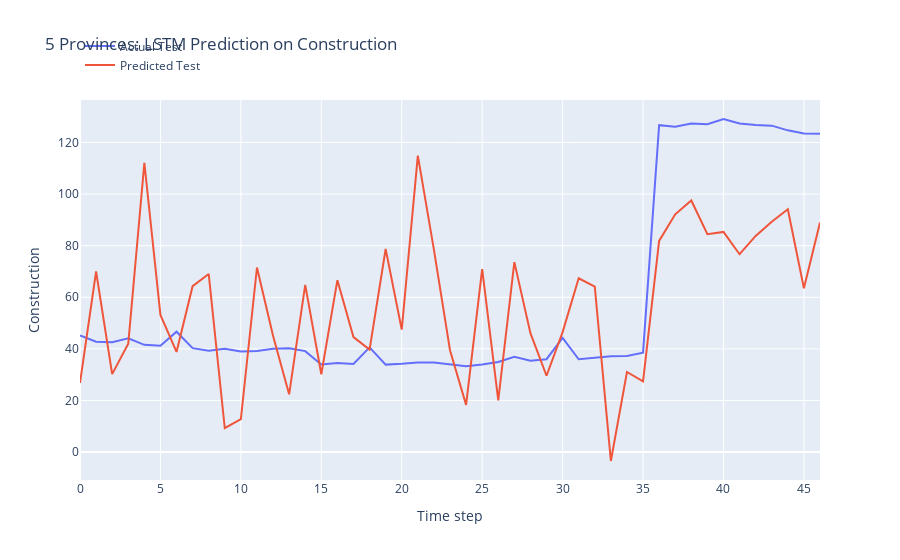

This figure's notebook cell:
### Code cell
# invert predictions
test_predict = scaler_4.inverse_transform(test_predict)
print('test_predict:', test_predict.shape)

# invert y_test 
y_test_scaled_inversed = scaler_4.inverse_transform(y_test_scaled)
print('y_test_scaled_inversed:', y_test_scaled_inversed.shape)

print('Test Mean Absolute Error:', mean_absolute_error(y_test, test_predict))
print('Test Root Mean Squared Error:',np.sqrt(mean_squared_error(y_test, test_predict)))

# Calculate R-squared using sklearn's r2_score function
r2 = r2_score(y_test, test_predict)
print("Test R-squared:", r2)

# plot the actual and predicted values for test data
trace1 = go.Scatter(x=np.arange(len(y_test)), y=y_test.flatten(), mode='lines', name='Actual Test')
trace2 = go.Scatter(x=np.arange(len(test_predict)), y=test_predict.flatten(), mode='lines', name='Predicted Test')

# Create layout
layout = go.Layout(
    title='5 Provinces: LSTM Prediction on Construction',
    xaxis=dict(title='Time step'),
    yaxis=dict(title='Construction'),
    legend=dict(x=0, y=1.18)
)

# Create figure
fig = go.Figure(data=[trace1, trace2], layout=layout)

# Show plot
fig.show()

### Figure 1 — Plotly figure (JSON) as saved in the notebook; plotly's stock layout.template omitted (floating-point values rounded to 4 significant figures)
{"data": [{"mode": "lines", "name": "Actual Test", "type": "scatter", "x": [0, 1, 2, 3, 4, 5, 6, 7, 8, 9, 10, 11, 12, 13, 14, 15, 16, 17, 18, 19, 20, 21, 22, 23, 24, 25, 26, 27, 28, 29, 30, 31, 32, 33, 34, 35, 36, 37, 38, 39, 40, 41, 42, 43, 44, 45, 46], "y": [45.21, 42.78, 42.55, 44.08, 41.55, 41.2, 46.64, 40.27, 39.24, 40.03, 38.96, 39.17, 40.02, 40.24, 39.12, 33.98, 34.53, 34.11, 40.57, 33.89, 34.2, 34.67, 34.7, 33.91, 33.27, 33.91, 34.9, 36.94, 35.36, 36.0, 44.29, 35.97, 36.66, 37.17, 37.23, 38.54, 126.7, 126.1, 127.4, 127.1, 129.1, 127.4, 126.8, 126.5, 124.7, 123.5, 123.4]}, {"mode": "lines", "name": "Predicted Test", "type": "scatter", "x": [0, 1, 2, 3, 4, 5, 6, 7, 8, 9, 10, 11, 12, 13, 14, 15, 16, 17, 18, 19, 20, 21, 22, 23, 24, 25, 26, 27, 28, 29, 30, 31, 32, 33, 34, 35, 36, 37, 38, 39, 40, 41, 42, 43, 44, 45, 46], "y": [26.81, 70.0, 30.2, 41.97, 112.1, 53.15, 38.8, 64.3, 69.05, 9.23, 12.8, 71.55, 45.11, 22.4, 64.83, 30.14, 66.64, 44.55, 39.7, 78.72, 47.48, 114.9, 78.47, 39.47, 18.3, 70.95, 20.05, 73.64, 46.1, 29.58, 46.51, 67.36, 64.15, -3.474, 31.03, 27.36, 81.87, 92.18, 97.54, 84.45, 85.35, 76.7, 83.78, 89.32, 94.15, 63.53, 89.03]}], "layout": {"legend": {"x": 0, "y": 1.18}, "title": {"text": "5 Provinces: LSTM Prediction on Construction"}, "xaxis": {"title": {"text": "Time step"}}, "yaxis": {"title": {"text": "Construction"}}}}
